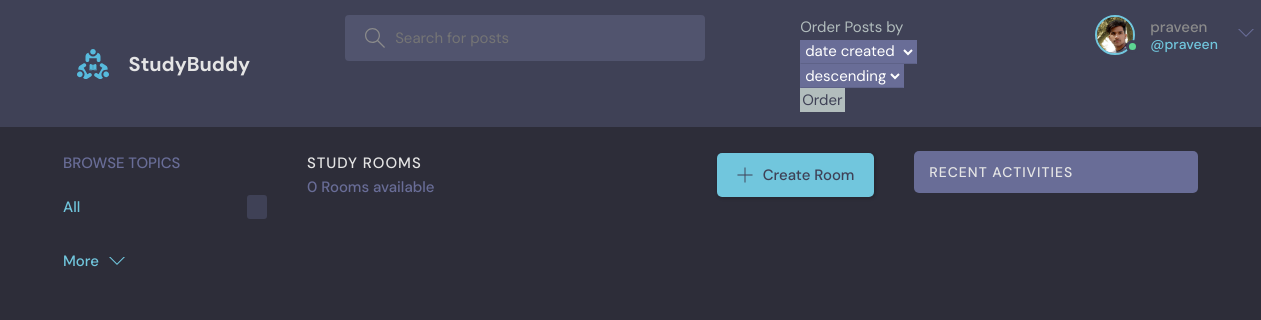
The page /liked_rooms/ (signed in) on the database its author committed.
### base/models.py (models this page shows)
class User(AbstractUser):
    name = models.CharField(max_length=200, null=True)
    real_first_name = models.CharField(max_length=200, null=True)
    real_last_name = models.CharField(max_length=200, null=True)
    email = models.EmailField(unique=True, null=True)
    GENDER_MALE = 0
    GENDER_FEMALE = 1
    GENDER_CHOICES = [(GENDER_MALE, 'Male'), (GENDER_FEMALE, 'Female')]
    gender = models.IntegerField(choices=GENDER_CHOICES, null=True)
    bio = models.TextField(max_length=300, null=True)
    avatar = models.ImageField(null=True, default="avatar.svg")
    CL_Subject = 0
    EL_Subject = 1
    FR_Subject = 2
    IPLA_Subject = 3
    MA_Subject = 4
    PH_Subject = 5
    CM_Subject = 6
    OS_Subject = 7
    JS_Subject = 8
    CI_Subject = 9
    ME_Subject = 10
    CH_Subject = 11
    EI_Subject = 12
    BA_Subject = 13
    MIS_Subject = 14
    FM_Subject = 15
    EC_Subject = 16
    EE_Subject = 17
    CE_Subject = 18
    CO_Subject = 19
    IPEECS_Subject = 20
    AP_Subject = 21
    GP_Subject = 22
    SS_Subject = 23
    GA_Subject = 24
    HK_Subject = 25
    LS_Subject = 26
    BM_Subject = 27
    SUBJECT_CHOICES = [(CL_Subject, '中國文學系'), (EL_Subject, '英美語文學系'),
                       (FR_Subject, '法國語文學系'), (IPLA_Subject, '文學院學士班'),
                       (CM_Subject, '化學系'), (OS_Subject, '光電科學與工程學系'),
                       (JS_Subject, '理學院學士班'), (CI_Subject, '土木工程學系'),
                       (ME_Subject, '機械工程學系'), (CH_Subject, '化學工程與材料工程學系'),
                       (EI_Subject, '工學院學士班'), (BA_Subject, '企業管理學系'),
                       (MIS_Subject, '資訊管理學系'), (FM_Subject, '財務金融學系'),
                       (EC_Subject, '經濟學系'), (EE_Subject, '電機工程學系'),
                       (CE_Subject, '資訊工程學系'), (CO_Subject, '通訊工程學系'),
                       (IPEECS_Subject, '資訊電機學院學士班'), (AP_Subject, '大氣科學學系'),
                       (GP_Subject, '地球科學學系'), (SS_Subject, '太空工程與科學學系'),
                       (GA_Subject, '地科院學士班'), (HK_Subject, '客家語文暨社會科學學系'),
                       (LS_Subject, '生命科學系'), (BM_Subject, '生醫工程與科學學系')]
    Subject = models.IntegerField(choices=SUBJECT_CHOICES, null=True)
    USERNAME_FIELD = 'email'
    REQUIRED_FIELDS = ['username']

### base/views.py (the view)
# urls.py: path('liked_rooms/', views.likedRooms, name="liked-rooms"),
def likedRooms(request):
    user = request.user
    liked_rooms = Room.objects.filter(likes=user)
    room_count = liked_rooms.count()
    context = {'liked_rooms': liked_rooms,
               'room_count': room_count,}
    return render(request, 'base/liked_rooms.html', context)

### base/templates/base/liked_rooms.html (shortened to what this page needs)
{% extends 'main.html' %}
{% block content %}
<main class="layout layout--3">
  <div class="container">
    {% include 'base/topics_component.html' %}
    <div class="roomList">
    <div class="roomList__header">
      <div>
        <h2>Study Rooms</h2>
        <p>{{room_count}} Rooms available</p>
      </div>
      <a class="btn btn--main" href="{% url 'create-room' %}">
        <svg version="1.1" xmlns="http://www.w3.org/2000/svg" width="32" height="32" viewBox="0 0 32 32">
          <title>add</title>
          <path
          d="M16.943 0.943h-1.885v14.115h-14.115v1.885h14.115v14.115h1.885v-14.115h14.115v-1.885h-14.115v-14.115z">
        </path>
        </svg>
        Create Room
      </a>
    </div>
  </div>
  {% include 'base/activity_component.html' %}
</div>
</main>
{% endblock %}

### templates/navbar.html (shortened to what this page needs)
{% load static %}
<header class="header header--loggedIn">
    <div class="container">
        <a href="{% url 'home' %}" class="header__logo">
            <img src="{% static 'images/logo.svg' %}" />
            <h1>StudyBuddy</h1>
        </a>
        <form class="header__search" method="GET" action="{% url 'home' %}">
            <label>
                <input name="q" placeholder="Search for posts" />
            </label>
        </form>
        <div class="order-container">
            <form class="" method="GET" action="{% url 'home' %}">
                <label for="order_option">
                    Order Posts by <br>
                    <div class="custom-select" style="width:200px;">
                        <select name="order_option" default='created'>
                            <option value="created">date created</option>
                    </div>
                </label>
                <div class="custom-select" style="width:200px;">
                    <select name="order_direction" default="descending">
                        <option value="descending">descending</option>
                </div>
                <input id="order-button" type="submit" value="Order">
            </form>
        </div>
        <nav class="header__menu">
            {% if request.user.is_authenticated %}
            <div class="header__user">
                <a href="{% url 'update-user' %}">
                    <div class="avatar avatar--medium active">
                        <img src="{{request.user.avatar.url}}" />
                    </div>
                    <p>{{request.user.username}} <span>@{{request.user.username}}</span></p>
                </a>
                <button class="dropdown-button">
                    <svg version="1.1" xmlns="http://www.w3.org/2000/svg" width="32" height="32" viewBox="0 0 32 32">
                        <title>chevron-down</title>
                        <path d="M16 21l-13-13h-3l16 16 16-16h-3l-13 13z"></path>
                    </svg>
                </button>
            </div>
            {% else %}
            <a href="{% url 'login' %}">
                <img src="{% static 'images/avatar.svg' %}" />
                <p>Login</p>
            </a>
            {% endif %}
        </nav>
    </div>
</header>

### static/styles/style.css (style rules this page uses)
:root { --color-main: #71c6dd; --color-main-light: #e1f6fb; --color-dark: #3f4156; --color-dark-medium: #51546e; --color-dark-light: #696d97; --color-light: #e5e5e5; --color-gray: #8b8b8b; --color-light-gray: #b2bdbd; --color-bg: #2d2d39; --color-success: #5dd693; --color-error: #fc4b0b; }
* { font-family: "DM Sans", -apple-system, BlinkMacSystemFont, "Segoe UI", Roboto, Oxygen, Ubuntu, Cantarell, "Open Sans", "Helvetica Neue", sans-serif; margin: 0; padding: 0; box-sizing: border-box; text-rendering: optimizeLegibility; font-size: inherit; }
html { font-size: 56.25%; }
@media only screen and (min-width: 1200px) { html { font-size: 62.5%; } }
body { line-height: 1.6; font-weight: 400; font-size: 1.5rem; color: var(--color-light-gray); background-color: var(--color-bg); min-height: 100vh; }
img { width: 100%; }
a { display: inline-block; color: var(--color-main); text-decoration: none; }
.container { max-width: 120rem; width: 90%; margin: auto; }
.btn { background-color: transparent; border: none; display: inline-flex; align-items: center; gap: 1rem; cursor: pointer; transition: all ease-in-out 0.3s; padding: 1rem 2rem; border-radius: 5px; box-shadow: 1px 1px 3px 1px rgba(0, 0, 0, 0.15); font-weight: 500; }
.btn--main { background-color: var(--color-main); color: var(--color-dark); }
.btn > svg { fill: currentColor; width: 1.6rem; height: 1.6rem; }
.avatar { position: relative; display: inline-block; border-radius: 50%; border: 2px solid var(--color-main); }
.avatar img { display: block; border-radius: 50%; object-fit: cover; object-position: center; }
.avatar::after { content: ""; display: block; position: absolute; background-color: var(--color-gray); z-index: 111; border-radius: 50%; border: 0.3rem solid var(--color-dark); }
.avatar.active::after { background-color: var(--color-success); }
.avatar.avatar--medium img { width: 3.6rem; height: 3.6rem; border-radius: 50%; }
.avatar.avatar--medium:after { width: 0.7rem; height: 0.7rem; bottom: 0px; right: -6px; }
.header { padding: 1.5rem; background-color: var(--color-dark); }
.header > .container { display: flex; gap: 9.5rem; }
.header__logo, .header__user { display: flex; gap: 2rem; align-items: center; }
.header__logo > img { height: 3.2rem; width: 3.2rem; }
.header__logo > h1 { font-weight: 700; font-size: 2rem; color: var(--color-light); }
.header__search > label { background-color: var(--color-dark-medium); padding: 1.3rem 1rem; display: flex; align-items: center; gap: 1rem; border-radius: 4px; }
.header__search svg { fill: var(--color-gray); width: 2rem; height: 2rem; margin-left: 1rem; }
.header__search input { width: 30rem; background: transparent; border: none; outline: none; color: var(--color-light); }
.header__menu { margin-left: auto; position: relative; }
.header__menu a { display: flex; gap: 1.5rem; align-items: center; font-weight: 500; text-decoration: none; color: var(--color-gray); }
.header__menu img { height: 3.6rem; }
.header__menu p { line-height: 1.2; }
.header__menu span { color: var(--color-main); font-weight: 500; font-size: 1.4rem; display: block; }
.header__menu svg { width: 1.6rem; height: 1.6rem; fill: var(--color-dark-light); }
.dropdown-button { background: transparent; border: 0; outline: 0; cursor: pointer; }
.layout { margin-top: 2.4rem; }
.layout > .container { display: flex; justify-content: space-between; align-items: flex-start; }
.layout--3 > .container > div:nth-child(2) { flex-basis: 50%; }
.roomList__header { display: flex; justify-content: space-between; align-items: center; margin-bottom: 2.4rem; }
.roomList__header h2 { text-transform: uppercase; font-weight: 500; color: var(--color-light); letter-spacing: 1px; }
.roomList__header p { font-weight: 500; color: var(--color-dark-light); }
.custom-select select { background-color: var(--color-dark-light); color: white; border-color: transparent transparent rgba(0, 0, 0, 0.1) transparent; }
#order-button { background-color: var(--color-light-gray); border-color: transparent transparent transparent transparent; color: var(--color-dark); }

### rows shown on the page
User: user.avatar (picture), user.username "praveen"

### other values the page prints
{{ room_count }} "0"
